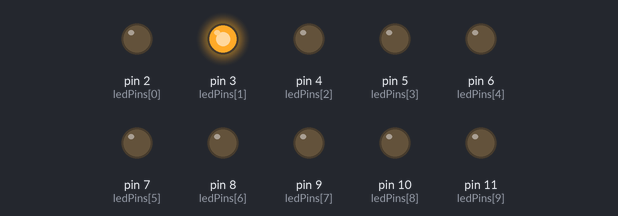
A sketch run on a simulated Arduino Uno, built with avr-gcc and run on an emulated ATmega328P. Parts: output pins drawn as LEDs (lit = HIGH).

Above: at 0.09 s.
At 0.6 s:
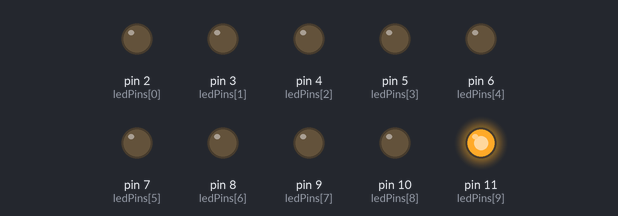
At 0.93 s:
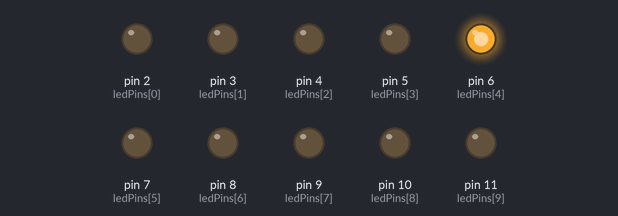
At 1.3 s:
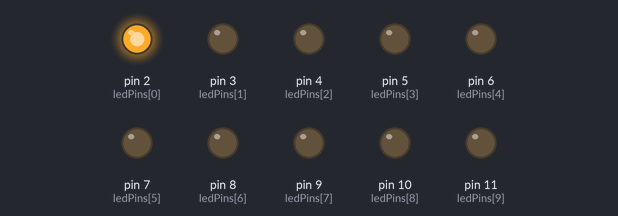
At 2.21 s:
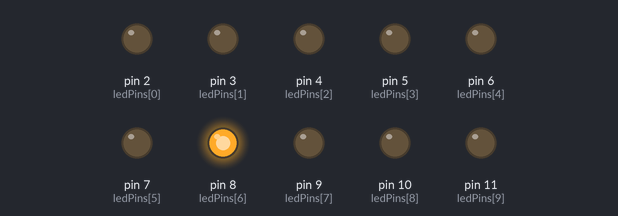
At 3.13 s:
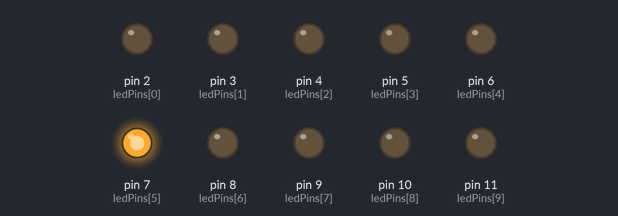
Timing chart, 0 to 3.4 s (numbered marks = the images above):
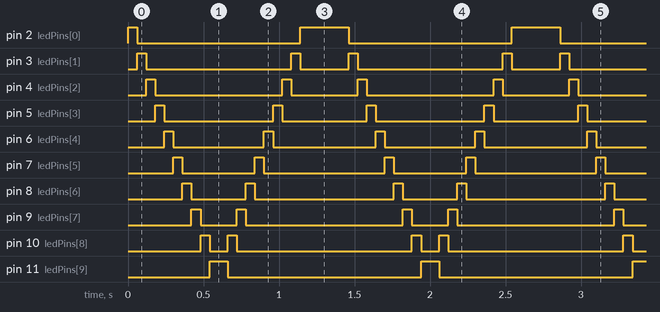

Measured:
- by itself, pin 2 (ledPins[0]): repeats every 1.4 s: LOW 1.1 s, HIGH 0.32 s
- by itself, pin 3 (ledPins[1]): repeats every 1.4 s: LOW 0.96 s, HIGH 0.06 s, LOW 0.32 s, HIGH 0.06 s
- by itself, pin 4 (ledPins[2]): repeats every 1.4 s: LOW 0.84 s, HIGH 0.06 s, LOW 0.44 s, HIGH 0.06 s
- by itself, pin 5 (ledPins[3]): repeats every 1.4 s: LOW 0.72 s, HIGH 0.06 s, LOW 0.56 s, HIGH 0.06 s
- by itself, pin 6 (ledPins[4]): alternates HIGH for 0.06 s and LOW for 0.64 s
- by itself, pin 7 (ledPins[5]): repeats every 1.4 s: LOW 0.48 s, HIGH 0.06 s, LOW 0.80 s, HIGH 0.06 s
- by itself, pin 8 (ledPins[6]): repeats every 1.4 s: LOW 0.36 s, HIGH 0.06 s, LOW 0.92 s, HIGH 0.06 s
- by itself, pin 9 (ledPins[7]): repeats every 1.4 s: LOW 0.24 s, HIGH 0.06 s, LOW 1.0 s, HIGH 0.06 s

The sketch:

ArduinoLab5.ino
```cpp
const int ledCount = 10;    // LED的數量。
int ledPins[] = { 2, 3, 4, 5, 6, 7,8,9,10,11 };             // 宣告 ledPins 陣列並定義 LED bar 或 10 顆 LED 所在的腳位，在此使用 pin2 到 pin11 這 10 支腳位
void setup()
{
 for (int thisLed = 0; thisLed < ledCount; thisLed++)
  pinMode(ledPins[thisLed], OUTPUT);                        // 宣告 ledPins[thisLed] 為 output pin。
}
void loop()
{
  for (int thisLed = 0; thisLed < ledCount; thisLed++)      // 讓 LED 產生掃瞄的效果，先由右往左。
  {
   digitalWrite(ledPins[thisLed], HIGH);                    // 供應 5V 電壓到 ledPins[thisLed]，藉此打開 LED 燈號。
   delay(60);                                               // 讓 CPU 閒置60ms，讓 LED 燈號亮著60ms。
   digitalWrite(ledPins[thisLed], LOW);                     // 關閉燈號。
  }
  for (int thisLed = ledCount -1 ; thisLed >= 0; thisLed--) // 繼續讓 LED 產生掃瞄的效果，這次換成由左往右。跑完一輪後(先由右往左，再由左往右，這樣算一輪)，不關閉第一顆 LED 燈號，讓第一顆 LED 暫停一下
  {
   digitalWrite(ledPins[thisLed], HIGH);                    // 供應 5V 電壓到 ledPins[thisLed]，藉此打開 LED 燈號。
   delay(60);                                               // 讓 CPU 閒置60ms，讓 LED 燈號亮著60ms。
   if (thisLed == 0)
    delay(200);                                             // 跑完一輪後，讓第一顆 LED 亮著暫停一下。
   else
     digitalWrite(ledPins[thisLed], LOW);                   // 關閉燈號。
  }
}
/*
實驗目的：控制 LED 燈排 (LED Bar Graph)，製作出類似「霹靂遊俠」影集中「夥計」車頭 LED 燈排的掃瞄效果。
材料：Arduino 主板 x 1、LED bar garph x 1 或是 LED x 10、220 ohm 電阻 x 10、麵包板 x 1及單心線 x N。
接線：把 LED bar graph 或 10 顆 LED 接到 pin2 到 pin11 腳 。LED 的接法為: 長腳(陽極)接到 pin 腳，短腳(陰極)串接一顆 220 ohm 電阻接到 GND。
*/
```
